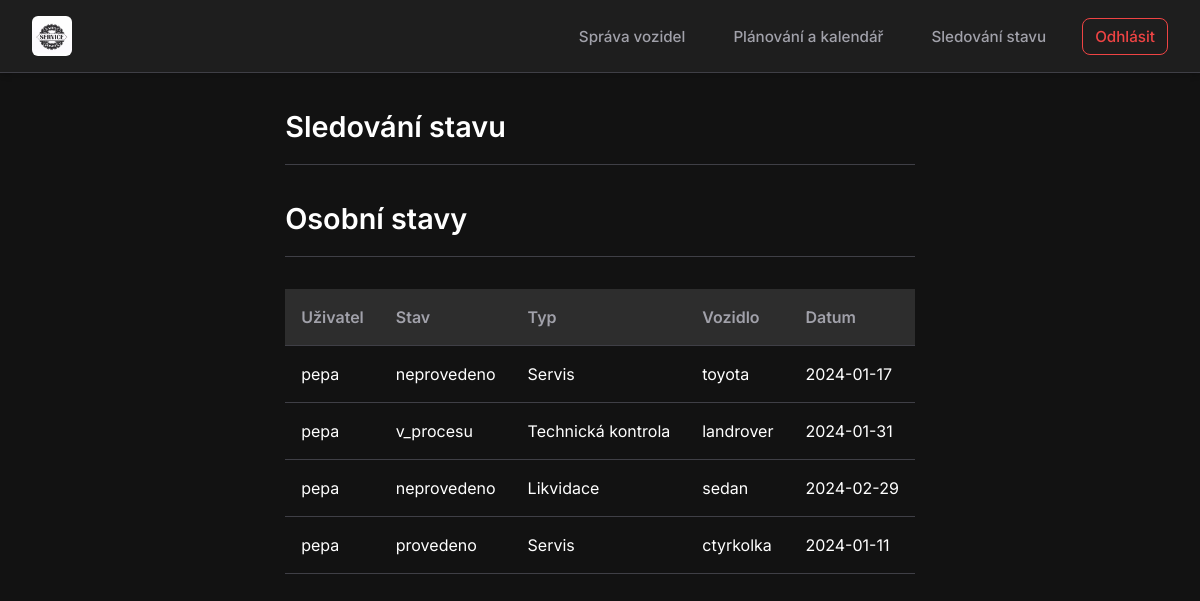
The app's page /stav (signed in), older data.
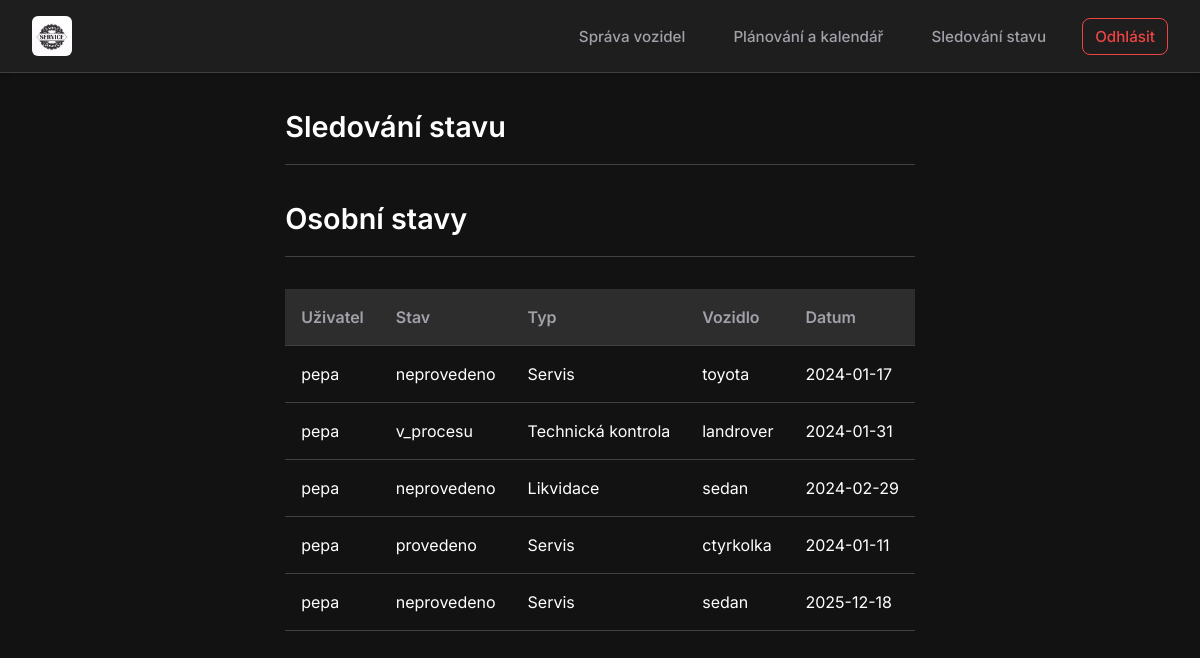
The same page, newer data.
### views/models.py (models this page shows)
class Sluzba(db.Model):
    id_sluzby = db.Column(db.Integer, primary_key=True)
    id_uzivatele = db.Column(db.Integer, db.ForeignKey('user.id'), nullable=False)
    user = db.relationship('User', backref='sluzby')
    datum = db.Column(db.Date, nullable=False)
    stav = db.Column(db.String(50), nullable=False)
    id_vozidla = db.Column(db.Integer, db.ForeignKey('vozidlo.id_vozidla'), nullable=False)
    vozidlo = db.relationship('Vozidlo', backref='sluzby')
    id_druhu_sluzby = db.Column(db.Integer, db.ForeignKey('druh_sluzby.id_druhu_sluzby'), nullable=False)
    druh_sluzby = db.relationship('DruhSluzby', backref='sluzby')

class User(db.Model):
    id = db.Column(db.Integer, primary_key=True)
    username = db.Column(db.String(255), nullable=False)
    password = db.Column(db.String(255), nullable=False)
    phone = db.Column(db.String(15))
    email = db.Column(db.String(255), unique=True, nullable=False)
    role_id = db.Column(db.Integer, db.ForeignKey('role.id'), nullable=False)
    role = db.relationship('Role', backref='users')

class DruhSluzby(db.Model):
    id_druhu_sluzby = db.Column(db.Integer, primary_key=True)
    nazev = db.Column(db.String(255), nullable=False)

class Vozidlo(db.Model):
    id_vozidla = db.Column(db.Integer, primary_key=True)
    id_uzivatele = db.Column(db.Integer, db.ForeignKey('user.id'), nullable=False)
    user = db.relationship('User', backref='vozidla')
    nazev_vozidla = db.Column(db.String(255), nullable=False)
    spz = db.Column(db.String(10), nullable=False)

### views/stav_blueprint.py (the view)
@stav.route('/stav')
def stav_uzivatele():
    user_id = session['user_id']
    user_role = session['role_id']
    if user_role == 6:
        volba = [2]
    elif user_role == 7 :
        volba = [1]
    elif user_role == 5 :
        volba = [3]
    elif user_role == 3:
        volba = [2]
    elif user_role == 4:
        volba = [1]
    elif user_role == 2:
        volba = [3]
    else:
        volba = [1, 2, 3]
    today = datetime.now().date()
    operace1 = models.Sluzba.query.filter(models.Sluzba.id_druhu_sluzby.in_(volba),
                                          models.Sluzba.datum > today,
                                          models.Sluzba.stav == 'neprovedeno').all()
    operace2 = models.Sluzba.query.filter(models.Sluzba.id_druhu_sluzby.in_(volba),
                                          models.Sluzba.datum <= today,
                                          models.Sluzba.stav == 'neprovedeno').all()
    operace3 = models.Sluzba.query.filter(models.Sluzba.id_druhu_sluzby.in_(volba),
                                          models.Sluzba.stav == 'v_procesu').all()
    operace4 = models.Sluzba.query.filter(models.Sluzba.id_druhu_sluzby.in_(volba),
                                          models.Sluzba.datum < today,
                                          models.Sluzba.stav == 'provedeno').all()
    operace5 = models.Sluzba.query.filter(models.Sluzba.id_druhu_sluzby.in_(volba),
                                          models.Sluzba.datum >= today,
                                          models.Sluzba.stav == 'provedeno').all()
    operace6 = models.Sluzba.query.filter(models.Sluzba.id_uzivatele == user_id).all()
    return render_template('stav.jinja', operace1=operace1, operace2=operace2, operace3=operace3, operace4=operace4, operace5=operace5, operace6=operace6)

### templates/stav.jinja (shortened to what this page needs)
{% extends '__main.jinja' %}
{% block content %}
    {% include '__menu.jinja' %}
    <div class="container">
        <div class="page-header">
            <h1 class="page-title">Sledování stavu</h1>
        </div>
        {% if 'user_id' in session and session['role_id'] in [8] %}
        <div class="page-header">
            <h2 class="page-title">Osobní stavy</h2>
        </div>
        <div style="overflow-x: auto;">
            <table>
                <thead>
                    <tr>
                        <th>Uživatel</th>
                        <th>Stav</th>
                        <th>Typ</th>
                        <th>Vozidlo</th>
                        <th>Datum</th>
                    </tr>
                </thead>
                <tbody>
                    {% for operace in operace6 %}
                        <tr>
                            <td>{{ operace.user.username }}</td>
                            <td>{{ operace.stav }}</td>
                            <td>{{ operace.druh_sluzby.nazev }}</td>
                            <td>{{ operace.vozidlo.nazev_vozidla }}</td>
                            <td>{{ operace.datum }}</td>
                        </tr>
                    {% endfor %}
                </tbody>
            </table>
        </div>
        {% endif %}
    </div>
{% endblock %}

### templates/__main.jinja (shortened to what this page needs)
<!DOCTYPE html>
<html lang="cs">
<head>
    <link rel="stylesheet" href="{{ url_for('static', filename='styles/styles.css') }}">
</head>
<body>
    <div class="app-container">
        {% block content %}
        {% endblock %}
    </div>
</body>
</html>

### templates/__menu.jinja (shortened to what this page needs)
<header class="main-header">
    <div class="logo-container">
        <img src="{{ url_for('static', filename='images/logo.jpg') }}" alt="Autoservis Logo" class="logo">
    </div>
    <nav class="main-nav">
        <ul class="nav-list">
            {% if 'role_id' in session and session['role_id'] in [8, 6, 7, 5, 1] %}
                <li class="nav-item"><a href="{{ url_for('sprava_vozidel.spravaVozidel') }}" class="nav-link">Správa vozidel</a></li>
            {% endif %}
            {% if 'role_id' in session and session['role_id'] in [8, 1] %}
                <li class="nav-item"><a href="{{ url_for('planovani_kalendar.planovani_A_kalendar') }}" class="nav-link">Plánování a kalendář</a></li>
            {% endif %}
            {% if 'role_id' in session and session['role_id'] in [8, 1, 6, 7, 5, 3, 4, 2] %}
                <li class="nav-item"><a href="{{ url_for('stav.stav_uzivatele') }}" class="nav-link">Sledování stavu</a></li>
            {% endif %}
            <li class="nav-item"><a href="{{ url_for('odhlaseni.odhlas') }}" class="nav-link logout-btn">Odhlásit</a></li>
        </ul>
    </nav>
</header>

### static/styles/styles.css (style rules this page uses)
:root { --bg-primary: #121212; --bg-secondary: #1e1e1e; --bg-tertiary: #2d2d2d; --text-primary: #ffffff; --text-secondary: #a1a1aa; --accent-primary: #10b981; --accent-hover: #059669; --border-color: #3f3f46; --error: #ef4444; --success: #10b981; --font-main: 'Inter', sans-serif; --radius-sm: 0.375rem; --radius-md: 0.5rem; --radius-lg: 0.75rem; --shadow-sm: 0 1px 2px 0 rgb(0 0 0 / 0.05); --shadow-md: 0 4px 6px -1px rgb(0 0 0 / 0.1), 0 2px 4px -2px rgb(0 0 0 / 0.1); --shadow-lg: 0 10px 15px -3px rgb(0 0 0 / 0.1), 0 4px 6px -4px rgb(0 0 0 / 0.1); }
*, *::before, *::after { box-sizing: border-box; margin: 0; padding: 0; }
body { font-family: var(--font-main); background-color: var(--bg-primary); color: var(--text-primary); line-height: 1.5; min-height: 100vh; display: flex; flex-direction: column; }
a { text-decoration: none; color: inherit; transition: color 0.2s; }
ul { list-style: none; }
img { max-width: 100%; display: block; }
.app-container { display: flex; flex-direction: column; min-height: 100vh; }
.main-header { background-color: var(--bg-secondary); border-bottom: 1px solid var(--border-color); padding: 1rem 2rem; display: flex; justify-content: space-between; align-items: center; position: sticky; top: 0; z-index: 50; box-shadow: var(--shadow-md); }
.logo-container .logo { height: 40px; width: auto; border-radius: var(--radius-sm); }
.main-nav .nav-list { display: flex; gap: 1.5rem; align-items: center; }
.nav-link { color: var(--text-secondary); font-weight: 500; font-size: 0.95rem; padding: 0.5rem 0.75rem; border-radius: var(--radius-md); transition: all 0.2s; }
.nav-link.logout-btn { color: var(--error); border: 1px solid var(--error); }
.container { max-width: 1200px; margin: 0 auto; padding: 2rem; }
.page-header { margin-bottom: 2rem; border-bottom: 1px solid var(--border-color); padding-bottom: 1rem; }
.page-title { font-size: 1.8rem; font-weight: 600; }
table { width: 100%; border-collapse: collapse; margin-bottom: 1rem; }
th, td { padding: 1rem; text-align: left; border-bottom: 1px solid var(--border-color); }
th { font-weight: 600; color: var(--text-secondary); background-color: var(--bg-tertiary); }

Row changes from the older to the newer data that the page shows:
added Sluzba: user.username "pepa", stav "neprovedeno", druh_sluzby.nazev "Servis", vozidlo.nazev_vozidla "sedan", datum "2025-12-18"
